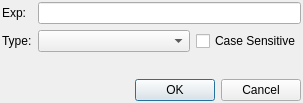
<?xml version="1.0" encoding="UTF-8"?>
<ui version="4.0">
 <class>RegExpDialog</class>
 <widget class="QWidget" name="RegExpDialog">
  <property name="geometry">
   <rect>
    <x>0</x>
    <y>0</y>
    <width>303</width>
    <height>103</height>
   </rect>
  </property>
  <property name="sizePolicy">
   <sizepolicy hsizetype="Preferred" vsizetype="Preferred">
    <horstretch>0</horstretch>
    <verstretch>0</verstretch>
   </sizepolicy>
  </property>
  <property name="windowTitle">
   <string>Select by Regular Expression</string>
  </property>
  <layout class="QGridLayout" name="gridLayout">
   <property name="margin">
    <number>2</number>
   </property>
   <item row="0" column="0">
    <widget class="QLabel" name="label">
     <property name="sizePolicy">
      <sizepolicy hsizetype="Maximum" vsizetype="Preferred">
       <horstretch>0</horstretch>
       <verstretch>0</verstretch>
      </sizepolicy>
     </property>
     <property name="text">
      <string>Exp:</string>
     </property>
    </widget>
   </item>
   <item row="0" column="1" colspan="2">
    <widget class="QLineEdit" name="filterLE"/>
   </item>
   <item row="2" column="0">
    <widget class="QLabel" name="label_2">
     <property name="sizePolicy">
      <sizepolicy hsizetype="Maximum" vsizetype="Preferred">
       <horstretch>0</horstretch>
       <verstretch>0</verstretch>
      </sizepolicy>
     </property>
     <property name="text">
      <string>Type:</string>
     </property>
    </widget>
   </item>
   <item row="2" column="1">
    <widget class="QComboBox" name="typeCB"/>
   </item>
   <item row="2" column="2">
    <widget class="QCheckBox" name="caseSensitiveCB">
     <property name="sizePolicy">
      <sizepolicy hsizetype="Maximum" vsizetype="Fixed">
       <horstretch>0</horstretch>
       <verstretch>0</verstretch>
      </sizepolicy>
     </property>
     <property name="text">
      <string>Case Sensitive</string>
     </property>
    </widget>
   </item>
   <item row="4" column="0" colspan="3">
    <widget class="QDialogButtonBox" name="buttonBox">
     <property name="standardButtons">
      <set>QDialogButtonBox::Cancel|QDialogButtonBox::Ok</set>
     </property>
    </widget>
   </item>
   <item row="3" column="0">
    <spacer name="verticalSpacer">
     <property name="orientation">
      <enum>Qt::Vertical</enum>
     </property>
     <property name="sizeHint" stdset="0">
      <size>
       <width>20</width>
       <height>40</height>
      </size>
     </property>
    </spacer>
   </item>
  </layout>
 </widget>
 <resources/>
 <connections/>
</ui>
